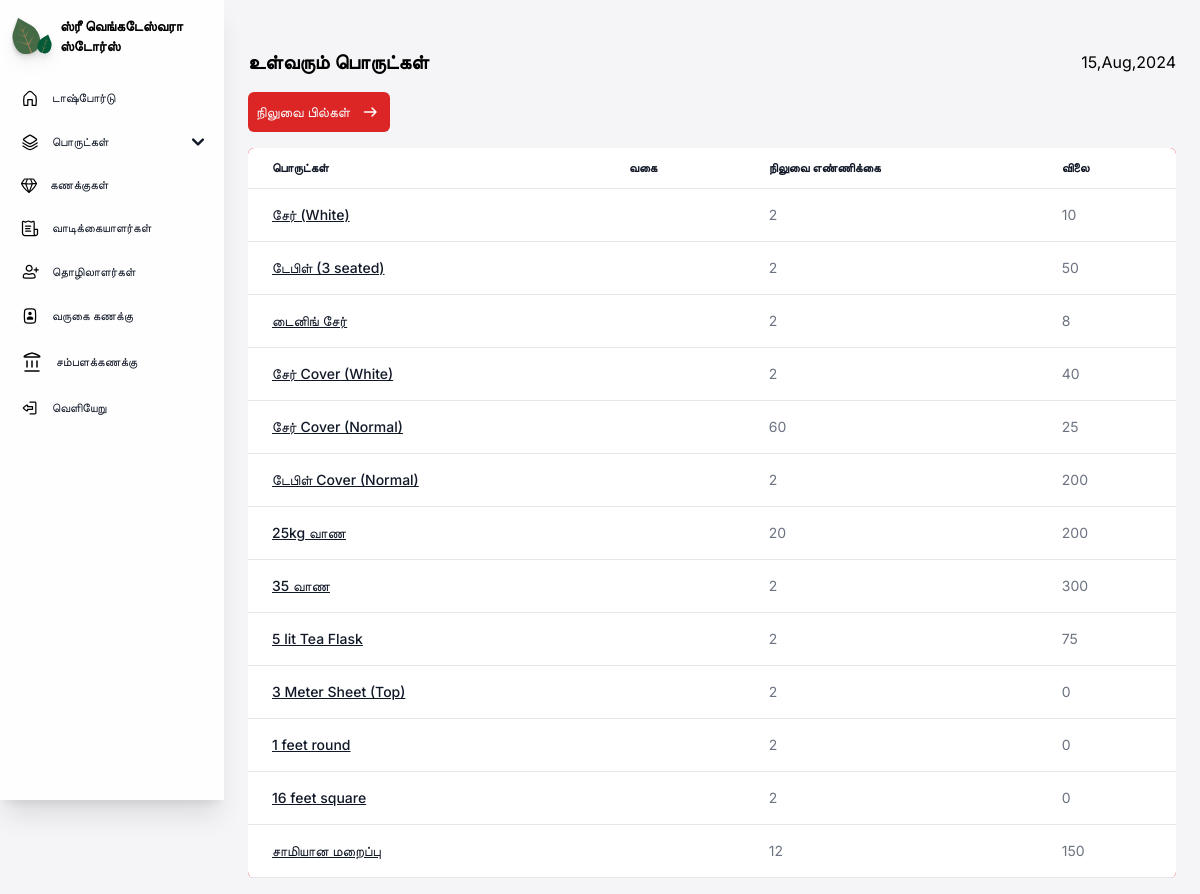
The page /incomingstocks/ on the database its author committed.
### core/models.py (models this page shows, shortened)
class stock(models.Model):
    productname = models.CharField(max_length=70, db_index=True)
    category = models.CharField(max_length=50, blank=True)
    maximumstock = models.PositiveIntegerField()
    quantity = models.PositiveIntegerField()
    price = models.PositiveIntegerField()
    def get_incoming(self):
        return self.maximumstock - self.quantity

### core/views.py (the view)
# urls.py: path('incomingstocks/', cvs.incomingstocks),
def incomingstocks(request):
    stocks = stock.objects.all()
    return render(request, "core/incomingstocks.html", {'stocks':stocks})

### core/templates/core/incomingstocks.html (shortened to what this page needs)
{% load static %}
{% load static tailwind_tags%}
<!DOCTYPE html>
<html lang="en">
<head>
    <link href="https://cdnjs.cloudflare.com/ajax/libs/flowbite/2.3.0/flowbite.min.css" rel="stylesheet" />
    {% tailwind_css %}
</head>
<body class="font-inter bg-[#F5F5F7] max-w-full h-[100%]">
<section class="sm:ml-56 px-6 pb-4 max-w-full min-h-[100%]">
    <div class="relative">
    {% include 'core/navigation.html' %}
    </div>
    <div class="flex justify-between w-full items-center sm:mt-12 mt-6">
        <div>
            <p class="font-inter font-semibold text-xl">உள்வரும் பொருட்கள்</p>
        </div>
        <div class="items-center gap-4 hidden sm:flex">
            <p class="date"></p>
        </div>
    </div>
    <main class="mt-4 min-w-full h-full">
    <div class="flex justify-between mt-2 items-center gap-2 flex-wrap">
    <div class="flex gap-2">
        <a href="/bills">
            <button class="px-2 py-2 bg-red-600 flex items-center rounded-md gap-2 text-slate-50 text-sm">
                நிலுவை பில்கள்
                <img src="{% static  'images/Arrow right.svg' %}" alt="plus">
            </button>
        </a>
    </div>
    </div>
        <div class="relative max-w-[100%] min-h-full overflow-x-scroll mt-4 rounded-md bg-red-500">
            <table class="text-sm text-left min-h-full text-gray-500 bg-white dark:text-gray-400 rounded-md shadow-md overflow-x-auto w-full">
                <thead class="border-b text-xs text-gray-900 uppercase dark:text-gray-400">
                    <tr>
                        <th scope="col" class="px-6 py-3">
                            பொருட்கள்
                        </th>
                        <th scope="col" class="px-6 py-3">
                            வகை
                        </th>
                        <th scope="col" class="px-6 py-3">
                            நிலுவை எண்ணிக்கை
                        </th>
                        <th scope="col" class="px-6 py-3">
                            விலை
                        </th>
                    </tr>
                </thead>
                <tbody>
                    {% for stock in stocks %}
                    {% if stock.quantity < stock.maximumstock %}
                    <tr class="border-b">
                        <th scope="row" class="px-6 py-4 font-medium text-gray-900 whitespace-nowrap">
                            <a href="{%url 'editstock' stock.id%}" class="underline">
                            {{stock.productname}}
                            </a>
                        </th>
                        <td class="px-6 py-4">
                        </td>
                        <td class="px-6 py-4">
                            {{stock.get_incoming}}
                        </td>
                        <td class="px-6 py-4">
                            {{stock.price}}
                        </td>
                    </tr>
                    {% endif %}
                    {% endfor %}
                </tbody>
            </table>
        </div>
    </main>
</section>
</body>
</html>

### rows shown on the page
stock: productname "சேர் (White)", get_incoming "2", price "10"
stock: productname "டேபிள் (3 seated)", get_incoming "2", price "50"
stock: productname "டைனிங் சேர்", get_incoming "2", price "8"
stock: productname "சேர் Cover (White)", get_incoming "2", price "40"
stock: productname "சேர் Cover (Normal)", get_incoming "60", price "25"
stock: productname "டேபிள் Cover (Normal)", get_incoming "2", price "200"
stock: productname "25kg வாண", get_incoming "20", price "200"
stock: productname "35 வாண", get_incoming "2", price "300"
stock: productname "5 lit Tea Flask", get_incoming "2", price "75"
stock: productname "3 Meter Sheet (Top)", get_incoming "2", price "0"
stock: productname "1 feet round", get_incoming "2", price "0"
stock: productname "16 feet square", get_incoming "2", price "0"
stock: productname "சாமியான மறைப்பு", get_incoming "12", price "150"
